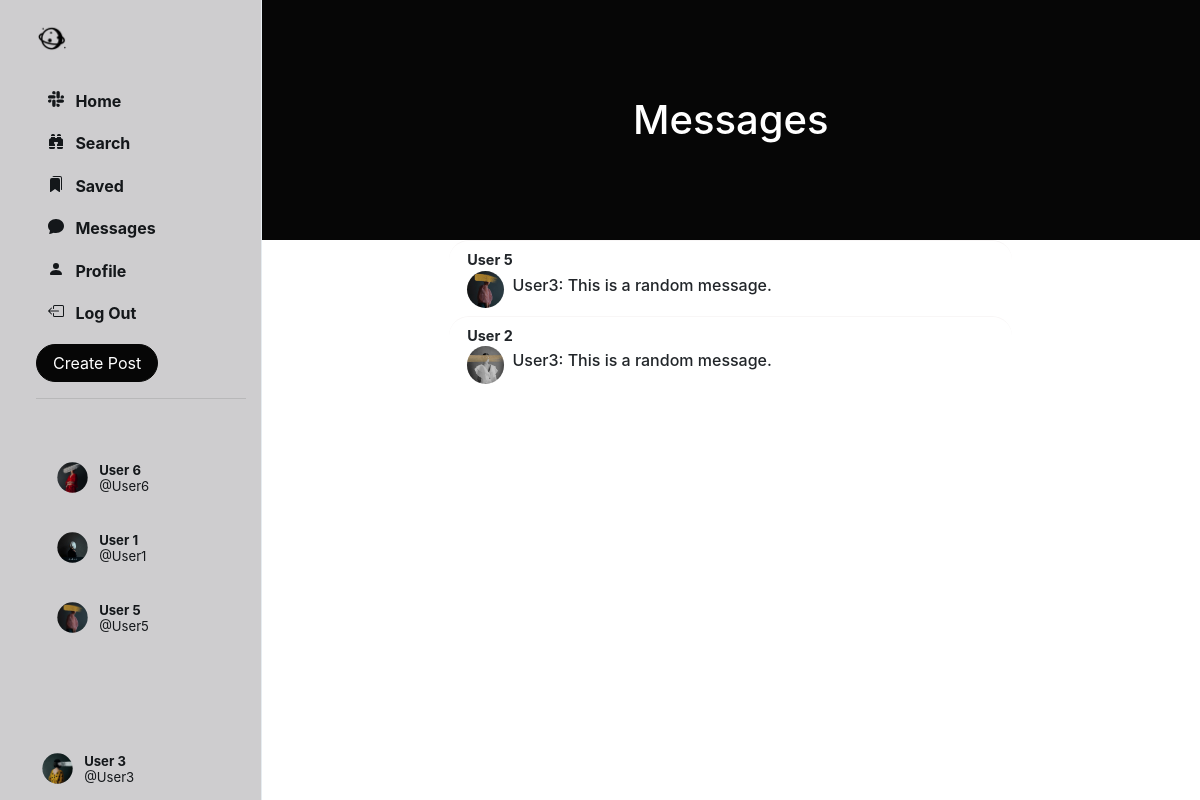
/chats/ (signed in), run on an earlier commit of the app's database.
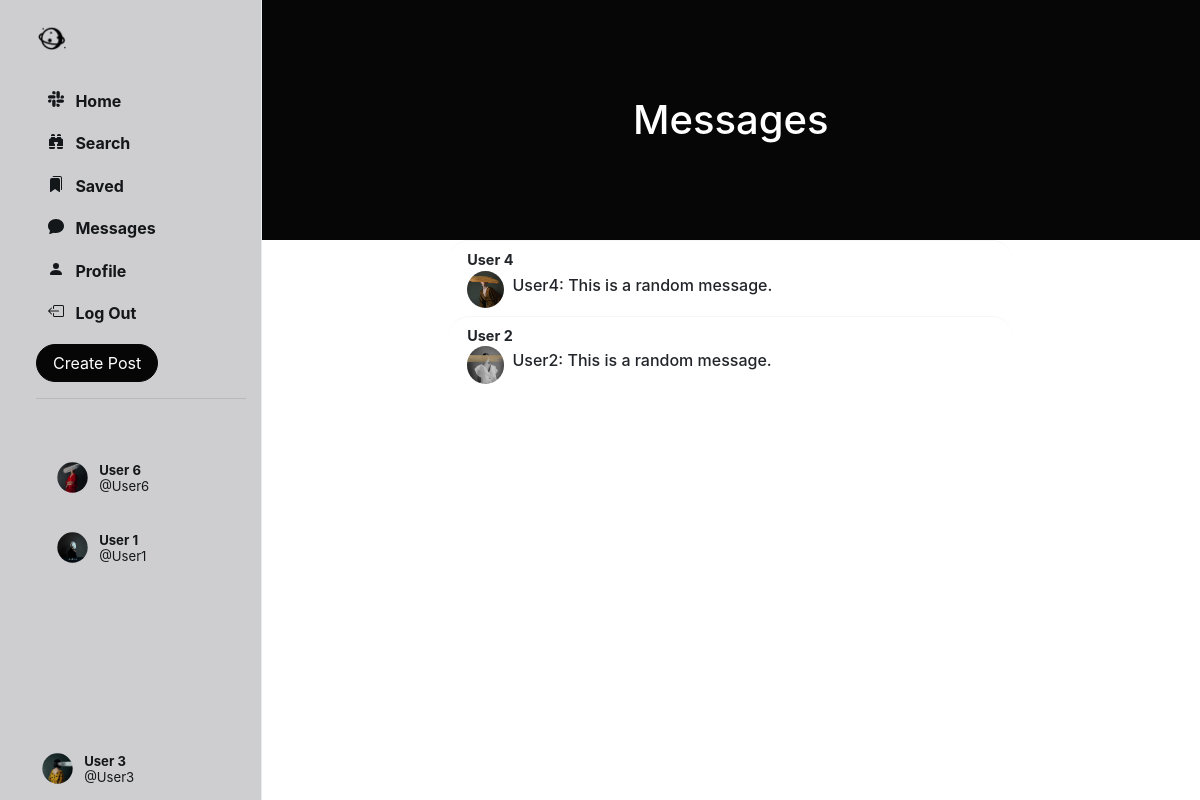
And on a later commit of the database.
### Network/models.py (models this page shows, shortened)
class User(AbstractUser):
    profile_pic = models.ImageField(upload_to='profile_pic/')
    bio = models.TextField(max_length=160, blank=True, null=True)
    cover = models.ImageField(upload_to='covers/', blank=True)
    follows = models.ManyToManyField("self", related_name="followed_by", symmetrical=False, blank=True)
    def get_suggested_followers(self):
        followed_users = self.follows.all()
        suggested_users = User.objects.exclude(id=self.id).exclude(id__in=followed_users).filter(
            followed_by__in=followed_users)
        suggested_users = suggested_users.annotate(num_my_followers=Count('followed_by__follows')).order_by(
            '-num_my_followers')[:5]
        return suggested_users

class Chat(models.Model):
    participants = models.ManyToManyField(User, related_name='chats')
    last_updated = models.DateTimeField(auto_now=True)

class Message(models.Model):
    chat = models.ForeignKey(Chat, on_delete=models.CASCADE, related_name='messages')
    sender = models.ForeignKey(User, on_delete=models.CASCADE, related_name='sent_messages')
    content = models.TextField()
    timestamp = models.DateTimeField(auto_now_add=True)

### Network/views.py (the view)
# urls.py: path('chats/', views.chats, name='chats'),
@login_required(login_url='login/')
def chats(request):
    user = User.objects.get(id=request.user.id)
    suggestions = user.get_suggested_followers()
    chats_list = Chat.objects.filter(participants=request.user).order_by("-last_updated")
    return render(request=request, template_name='chats.html', context={
        'chats': chats_list,
        'suggestions': suggestions
    })

### Network/templates/chats.html (shortened to what the changed rows need)
{% extends 'index.html' %}
{% load static %}
    {% block chats %}
        <header class="py-5" id="home-header">
            <div class="container px-4 px-lg-5 my-5">
                <div class="text-center text-white">
                    <h1 class="display-5 fw-bolder">Messages</h1>
                </div>
            </div>
        </header>
        {% for chat in chats %}
            {% if chat.messages.count > 0 %}
                {% with participants=chat.participants.all %}
                    {% if participants.count == 2 %}
                        {% if participants.0 != request.user %}
                            {% with other_participant=participants.0 %}
                                <a data-toggle="modal"
                                   data-target="#chatModal" onclick="get_messages('{{ chat.id }}')">
                                    <div class="chat" data-chat_id="{{ chat.id }}">
                                        <div style="flex: 1">
                                            <div class="chat-main">
                                                <div class="chat-user">
                                                    <div>
                                                        <span style="margin-left: 0"><strong>{{ other_participant.first_name }} {{ other_participant.last_name }}</strong></span>
                                                    </div>
                                                </div>
                                            </div>
                                        </div>
                                        <div>
                                            <div>
                                                <div class="small-profilepic"
                                                     style="background-image: url({{ other_participant.profile_pic.url }})"></div>
                                            </div>
                                            <div class="chat-content">
                                                <h6 class="new-message">{{ chat.messages.last.sender.username }}: {{ chat.messages.last.content }}</h6>
                                            </div>
                                        </div>
                                    </div>
                                </a>
                            {% endwith %}
                        {% else %}
                            {% with other_participant=participants.1 %}
                                <a data-toggle="modal"
                                   data-target="#chatModal" onclick="get_messages('{{ chat.id }}')">
                                    <div class="chat" data-chat_id="{{ chat.id }}">
                                        <div style="flex: 1">
                                            <div class="chat-main">
                                                <div class="chat-user">
                                                    <div>
                                                        <span><strong>{{ other_participant.first_name }} {{ other_participant.last_name }}</strong></span>
                                                    </div>
                                                </div>
                                            </div>
                                        </div>
                                        <div>
                                            <div>
                                                <div class="small-profilepic"
                                                     style="background-image: url({{ other_participant.profile_pic.url }})"></div>
                                            </div>
                                            <div class="chat-content">
                                                <h6 class="new-message">{{ chat.messages.last.sender.username }}: {{ chat.messages.last.content }}</h6>
                                            </div>
                                        </div>
                                    </div>
                                </a>
                            {% endwith %}
                        {% endif %}
                    {% endif %}
                {% endwith %}
            {% endif %}
        {% endfor %}
    {% endblock %}

### Network/templates/sidenav.html (shortened to what the changed rows need)
{% load static %}
<div class="sidenav">
    <div style="height: 100%;">
        <br>
        <br>
        <div class="suggestion">
            {% for suggestion in suggestions %}
                <li class="suggestion-item suggestion-user" id="s-box">
                    <a href="{% url 'profile' suggestion.username %}" class="nav-link">
                        <div class="user_account">
                            <div class="small-profilepic"
                                 style="float: left; background-image: url({{ suggestion.profile_pic.url }});"></div>
                            <div style="height: 2.7vw; margin: auto;">
                                <div style="margin-top: 4px;">
                                    <strong>{{ suggestion.first_name }} {{ suggestion.last_name }}</strong>
                                </div>
                                <div class="grey" style="margin-top: 4px;">
                                    @{{ suggestion.username }}</div>
                            </div>
                        </div>
                    </a>
                </li>
            {% endfor %}
        </div>
    </div>
</div>

What changed in the data, as far as the page shows it:
no longer on this page (row unchanged): User: profile_pic (picture), first_name "User", last_name "5", username "User5"
removed Chat: profile_pic (picture), messages.last.sender.username "User3", messages.last.content "This is a random message."
removed Chat: {{ other_participant.first_name }} "User", {{ other_participant.last_name }} "2", profile_pic (picture), messages.last.sender.username "User3", messages.last.content "This is a random message."
added Chat: profile_pic (picture), messages.last.sender.username "User4", messages.last.content "This is a random message."
now on this page (row unchanged): User: first_name "User", last_name "4"
added Chat: {{ other_participant.first_name }} "User", {{ other_participant.last_name }} "2", profile_pic (picture), messages.last.sender.username "User2", messages.last.content "This is a random message."
